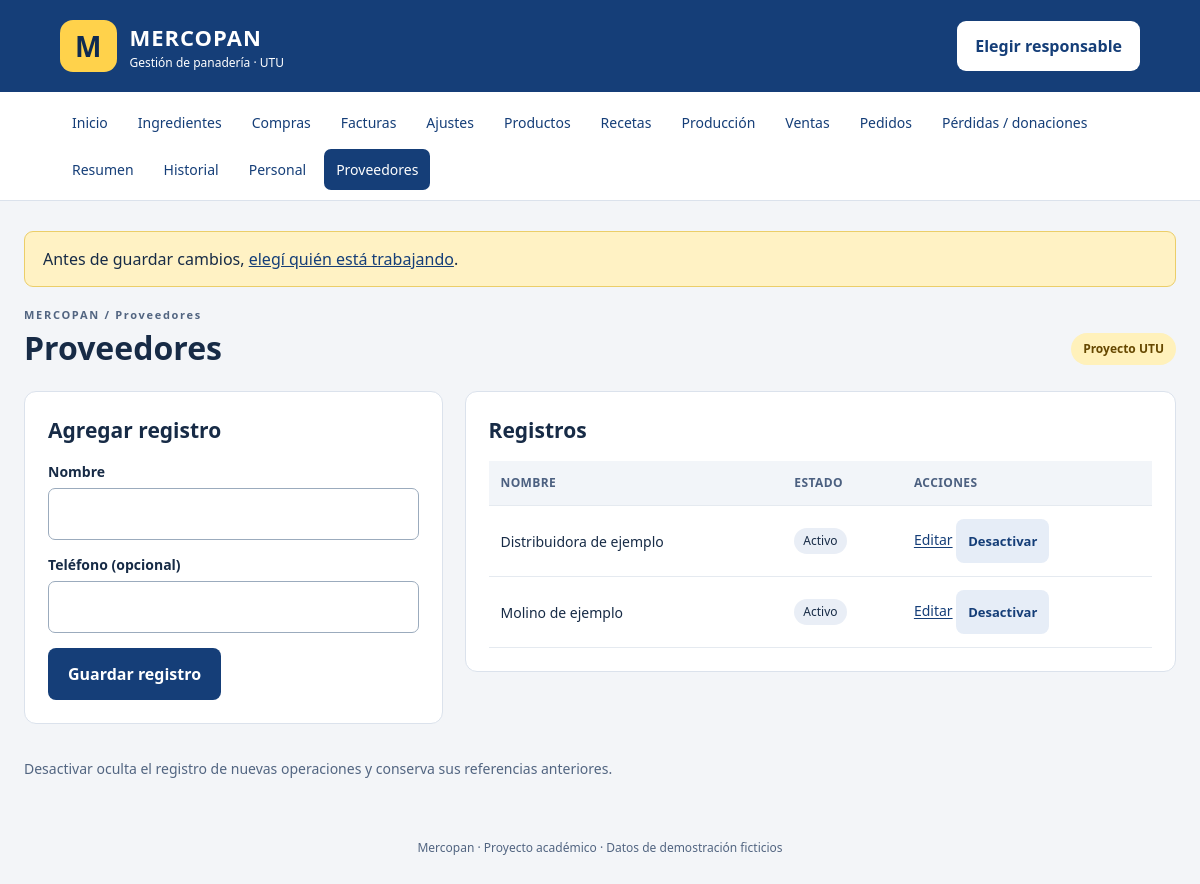
Page /proveedores.php on the committed database.
### tables this page shows
CREATE TABLE IF NOT EXISTS proveedores (
 id INT AUTO_INCREMENT PRIMARY KEY, nombre VARCHAR(100) NOT NULL UNIQUE,
 telefono VARCHAR(40) NOT NULL DEFAULT '', activo TINYINT NOT NULL DEFAULT 1
);

### proveedores.php (called while the page is built, shortened)
<?php
$tipo = 'proveedores';
require 'includes/catalogos.php';

### includes/funciones.php (called while the page is built, shortened)
<?php
require_once __DIR__ . '/config.php';
function conectar(bool $usarBase = true): PDO {
    global $config;
    $dsn = 'mysql:host=' . $config['host'] . ';port=' . $config['puerto'] . ';charset=utf8mb4';
    if ($usarBase) $dsn .= ';dbname=' . $config['base'];
    $pdo = new PDO($dsn, $config['usuario'], $config['clave'], [
        PDO::ATTR_ERRMODE => PDO::ERRMODE_EXCEPTION,
        PDO::ATTR_DEFAULT_FETCH_MODE => PDO::FETCH_ASSOC,
        PDO::ATTR_EMULATE_PREPARES => false
    ]);
    $pdo->exec("SET time_zone = '-03:00'");
    return $pdo;
}
function db(): PDO {
    static $pdo;
    if (!$pdo) $pdo = conectar();
    return $pdo;
}
function consulta(string $sql, array $datos = []): PDOStatement {
    $q = db()->prepare($sql); $q->execute($datos); return $q;
}
function e($valor): string { return htmlspecialchars((string)$valor, ENT_QUOTES, 'UTF-8'); }
function valor(string $campo, $defecto = ''): string { return e($_POST[$campo] ?? $defecto); }

### includes/catalogos.php (the view, shortened to what this page needs)
<?php
$editar = consulta("SELECT * FROM $tipo WHERE id=?", [(int)($_GET['editar'] ?? 0)])->fetch() ?: [];
$buscar = ''; $filas = [];
if ($tipo === 'ingredientes') {
    require_once __DIR__ . '/busqueda_catalogo.php';
    try { ['buscar'=>$buscar, 'filas'=>$filas] = buscarCatalogo('ingredientes', $_GET); }
    catch (Throwable $ex) { $error = mensajeError($ex); }
} else $filas = consulta("SELECT * FROM $tipo ORDER BY activo DESC,nombre")->fetchAll();
require 'header.php';
?>
<div class="dos"><section class="panel"><h2><?= $editar ? 'Editar registro' : 'Agregar registro' ?></h2>
<form method="post"><?php formulario(); ?><input type="hidden" name="id" value="<?= e($editar['id'] ?? 0) ?>">
<label for="nombre">Nombre</label><input id="nombre" name="nombre" maxlength="100" required value="<?= valor('nombre',$editar['nombre'] ?? '') ?>">
<?php if ($tipo==='proveedores'): ?><label for="telefono">Teléfono (opcional)</label><input id="telefono" name="telefono" maxlength="40" value="<?= valor('telefono',$editar['telefono'] ?? '') ?>"><?php endif; ?>
<?php if ($tipo==='ingredientes'): ?>
<?php if (!$editar): ?><label for="unidad">Unidad del stock</label><select id="unidad" name="unidad"><option value="kg">Kilogramos</option><option value="l">Litros</option><option value="unidad">Unidades</option></select><?php else: ?><p>Unidad: <strong><?= e($editar['unidad']) ?></strong> (no se cambia)</p><?php endif; ?>
<label for="minimo">Stock mínimo</label><input id="minimo" name="minimo" type="number" min="0" max="999999" step="0.001" required value="<?= valor('minimo',$editar['minimo'] ?? 0) ?>">
<p class="ayuda">Los ingredientes nuevos comienzan en cero. Usá <a href="compras.php">Compras</a> para registrar ingresos y <a href="ajustes.php">Ajustes</a> cuando el conteo físico no coincida con el sistema.</p>
<?php endif; ?><button type="submit">Guardar registro</button><?php if($editar): ?><a class="boton secundario" href="<?= e($tipo) ?>.php">Cancelar</a><?php endif; ?></form></section>
<section class="panel"><h2>Registros</h2>
<?php if ($tipo==='ingredientes'): ?>
<form method="get" class="filtros"><div><label for="buscar">Buscar ingrediente por nombre</label><input id="buscar" name="buscar" maxlength="100" value="<?= e($buscar) ?>" placeholder="Ejemplo: hari"></div><button>Buscar</button><a class="boton secundario" href="ingredientes.php">Limpiar búsqueda</a></form>
<p role="status"><?= count($filas) ?> coincidencias<?= $buscar!==''?' para «'.e($buscar).'»':'' ?>.</p>
<?php endif; ?><div class="tabla"><table><thead><tr><th>Nombre</th><th><?= $tipo==='ingredientes'?'Stock / mínimo':'Estado' ?></th><th>Acciones</th></tr></thead><tbody>
<?php foreach ($filas as $r): ?>
<tr class="<?= $tipo==='ingredientes' && $r['activo'] && $r['stock']<=$r['minimo'] ? 'bajo' : '' ?>"><td><?= e($r['nombre']) ?><?php if ($tipo==='proveedores'): ?><small><?= e($r['telefono']) ?></small><?php endif; ?></td>
<td><?php if($tipo==='ingredientes'): ?><?= n($r['stock']) ?> <?= e($r['unidad']) ?><small>Mínimo: <?= n($r['minimo']) ?></small><?php endif; ?><span class="badge"><?= $r['activo']?'Activo':'Inactivo' ?></span></td>
<td><a href="<?= e($tipo) ?>.php?<?= e(http_build_query(['editar'=>$r['id']] + ($tipo==='ingredientes'?['buscar'=>$buscar]:[]))) ?>">Editar</a> <form class="enlinea" method="post" data-confirmar="¿Cambiar el estado de este registro?"><?php formulario(); ?><input type="hidden" name="id" value="<?= e($r['id']) ?>"><input type="hidden" name="cambiar_estado" value="1"><button class="secundario" type="submit"><?= $r['activo']?'Desactivar':'Activar' ?></button></form></td></tr>
<?php endforeach; ?></tbody></table></div></section></div>
<p class="ayuda">Desactivar oculta el registro de nuevas operaciones y conserva sus referencias anteriores.</p>
<?php require 'footer.php'; ?>

### assets/estilos.css (style rules this page uses)
:root { --azul:#153e78;--oscuro:#0e2a51;--amarillo:#ffd24b;--fondo:#f3f5f8;--borde:#dbe2ec;--texto:#172b46 }
* { box-sizing:border-box }
body { margin:0;background:var(--fondo);color:var(--texto);font:16px/1.5 system-ui,-apple-system,Segoe UI,sans-serif }
a { color:var(--azul) }
h2 { font-size:21px;margin:0 0 15px }
.dos { display:grid;grid-template-columns:minmax(260px,1fr) minmax(360px,1.7fr);gap:22px;align-items:start }
.tarjeta,section.panel { background:white;border:1px solid var(--borde);border-radius:12px;padding:23px;margin-bottom:20px }
.ayuda { font-size:14px;color:#526581 }
label { display:block;font-weight:650;font-size:14px;margin:14px 0 6px }
input,select,textarea,button,.boton { font:inherit }
input,select,textarea { width:100%;padding:13px;border:1px solid #9babbd;border-radius:7px;background:#fff;color:var(--texto);min-height:49px }
button,.boton { display:inline-block;min-height:52px;padding:13px 20px;border:0;border-radius:8px;background:var(--azul);color:#fff;cursor:pointer;font-weight:700;text-decoration:none;text-align:center;margin-top:15px }
.secundario { background:#e6edf7;color:var(--azul) }
.tabla { overflow-x:auto }
table { width:100%;border-collapse:collapse;font-size:14px }
th,td { text-align:left;padding:13px 12px;border-bottom:1px solid #e5eaf0;vertical-align:middle }
th { background:#f2f5f9;color:#4c6080;font-size:12px;text-transform:uppercase;letter-spacing:.4px }
.badge { display:inline-block;font-size:12px;padding:4px 9px;border-radius:14px;background:#e9eef6;white-space:nowrap }
.enlinea { display:inline }
.enlinea button { margin:0;min-height:44px;padding:8px 12px;font-size:13px }
.dos>* , .grid>* { min-width:0 }
input,select,textarea { min-width:0;max-width:100% }

### rows in the picture
proveedores: nombre "Distribuidora de ejemplo", activo "Activo"
proveedores: nombre "Molino de ejemplo", activo "Activo"

### other values in the picture
$nombre "Inicio"
$nombre "Ingredientes"
$nombre "Compras"
$nombre "Facturas"
$nombre "Ajustes"
$nombre "Productos"
$nombre "Recetas"
$nombre "Producción"
$nombre "Ventas"
$nombre "Pedidos"
$nombre "Pérdidas / donaciones"
$nombre "Resumen"
$nombre "Historial"
$nombre "Personal"
$nombre "Proveedores"
